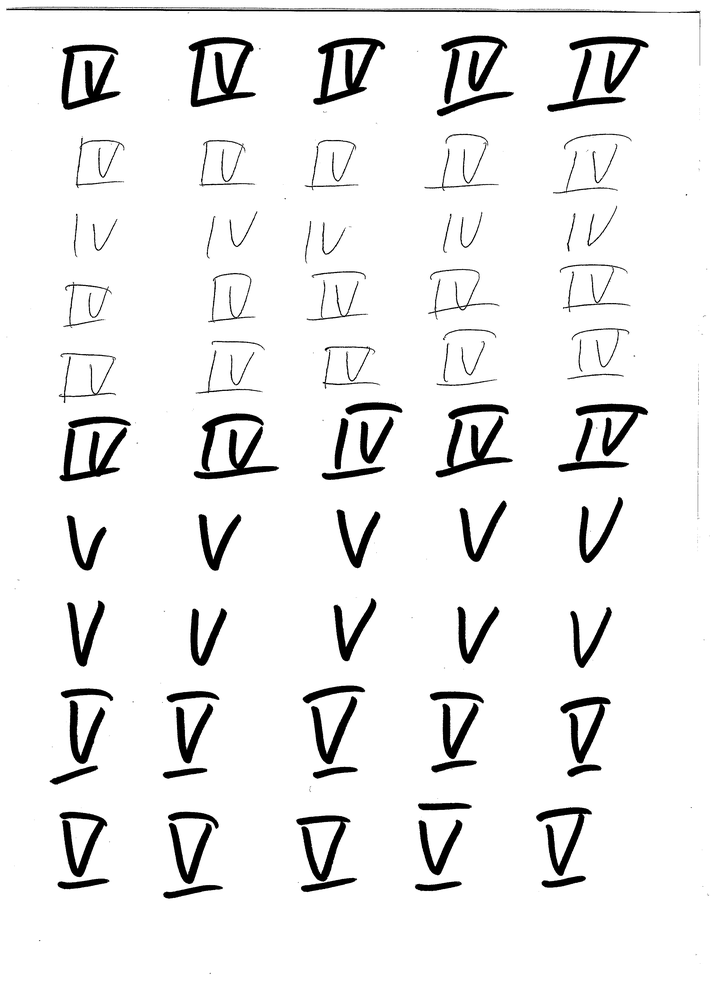
#> input picture dataset/original/Image (3).png, 716 x 985 px, shrunk from 2552 x 3510 before the run, found by its file name
$ python detect_numerals.py
#> lines starting #> are read from the running program, lines starting #| are printed output that depends on the picture; after the words box and inside, x2 and y2 are one past the last pixel; in counts of white or black regions, pixels touching at a corner belong together
import cv2
import numpy as np
from nms import non_max_suppression_fast
import random
import string

PATH = r'/home/alexandra/repos/roman_numerals_recognition/dataset/original/Image (3).png'
CLOSEST_THRESHOLD = 10
NMS_THRESHOLD = 0.4

# [9 lines left out: function findClosest, not called in this run]

def get_boxes(im):
    gray = cv2.cvtColor(im, cv2.COLOR_BGR2GRAY)
    #http://opencvexamples.blogspot.com/2013/10/applying-bilateral-filter.html
    gray = cv2.bilateralFilter(gray, 20, 75, 75)
    edged = cv2.Canny(gray, 10, 256)

    contours, hierarchy = cv2.findContours(edged, cv2.RETR_EXTERNAL, cv2.CHAIN_APPROX_NONE)

    bxs = []

    for cnt in contours:
        [x, y, w, h] = cv2.boundingRect(cnt)
        if h >= 28:
            bxs.append([x - 15, y - 15, x+ max(w, h) + 15, y+max(w, h) + 15])

    boxes = bxs

    # [22 lines of commented-out code are left out]

    return boxes

def save_imgs(boxes, im):
    img_copy = im.copy()
    for box in boxes:
        x_top, y_top, x_bottom, y_bottom = box
        roi = im[ y_top:y_bottom,x_top:x_bottom, :]
        name = ''.join(random.choices(string.ascii_uppercase + string.digits, k=6))
        cv2.imwrite('results/' + name + '.jpg', roi)
        cv2.rectangle(img_copy, (x_top - 1, y_top - 1), (x_bottom, y_bottom), (0, 0, 255), 1)

    cv2.imwrite('Original_' +''.join(random.choices(string.ascii_uppercase, k=3)) + '.jpg', img_copy)


img = cv2.imread(PATH)
#> img is the input picture: shape (985, 716, 3); min 0, max 255, mean 238.5
boxes = get_boxes(img)
#> in get_boxes, `edged = cv2.Canny(gray, 10, 256)`:
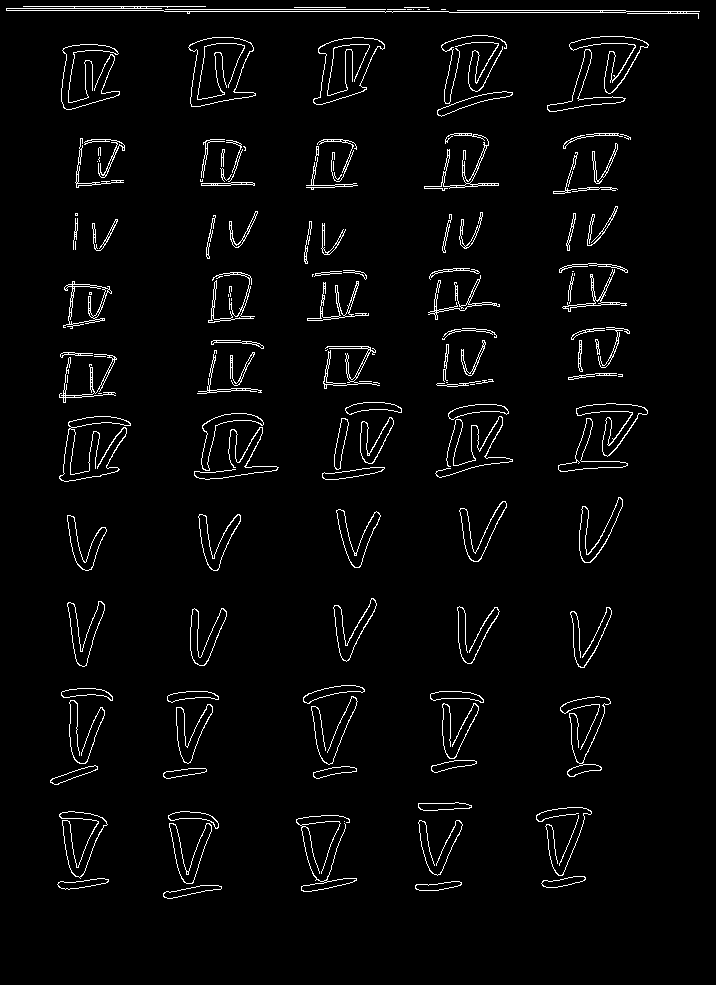
#> edged: shape (985, 716); 3.1% white in thin lines or dots, all inside (x1, y1, x2, y2) = (6, 6, 700, 899)
#> in get_boxes, `contours, hierarchy = cv2.findContours(edged, cv2.RETR_EXTERNAL, cv2.C..`: contours = 141 contours, 44 with area under 20; largest, box (x1, y1, x2, y2) and area: (188, 37, 256, 107) 3256, (313, 37, 385, 105) 2780, (63, 281, 112, 329) 1258, (569, 36, 649, 94) 1150, (59, 811, 108, 879) 1084
#> the loop in get_boxes, `for cnt in contours:` made 141 passes
#> (x, y, w, h) on passes 1 to 8: (163, 885, 59, 14), (415, 881, 47, 10), (57, 878, 52, 12), (541, 876, 45, 12), (169, 823, 43, 61), (344, 821, 1, 1), (418, 820, 45, 56), (559, 815, 20, 51)
#> after the loop in get_boxes, `for cnt in contours:`: bxs = 69 items, first 6: [154, 808, 245, 899], [403, 805, 489, 891], [544, 800, 625, 881], [281, 800, 388, 907], [44, 796, 142, 894], [521, 792, 620, 891]
#> in get_boxes, `boxes = bxs`: boxes has the same summary as bxs
#> boxes has the same summary as bxs in get_boxes
save_imgs(boxes, img)
#> the loop in save_imgs, `for box in boxes:` made 69 passes
#> pass 1, in save_imgs, `roi = im[ y_top:y_bottom,x_top:x_bottom, :]`:
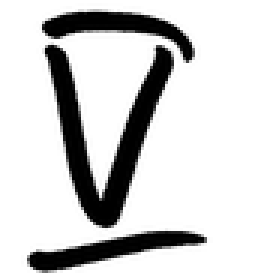
#> roi: shape (91, 91, 3) (shown 3 times larger); min 0, max 255, mean 208.8
#> pass 2, in save_imgs, `roi = im[ y_top:y_bottom,x_top:x_bottom, :]`:
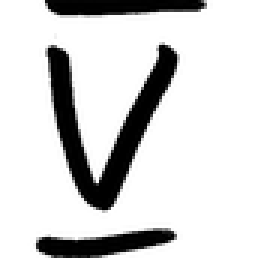
#> roi: shape (86, 86, 3) (shown 3 times larger); min 0, max 255, mean 211.1
#> pass 3, in save_imgs, `roi = im[ y_top:y_bottom,x_top:x_bottom, :]`:
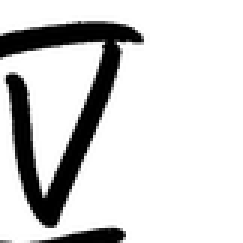
#> roi: shape (81, 81, 3) (shown 3 times larger); min 0, max 255, mean 211.6
#> after the loop in save_imgs, `for box in boxes:`:
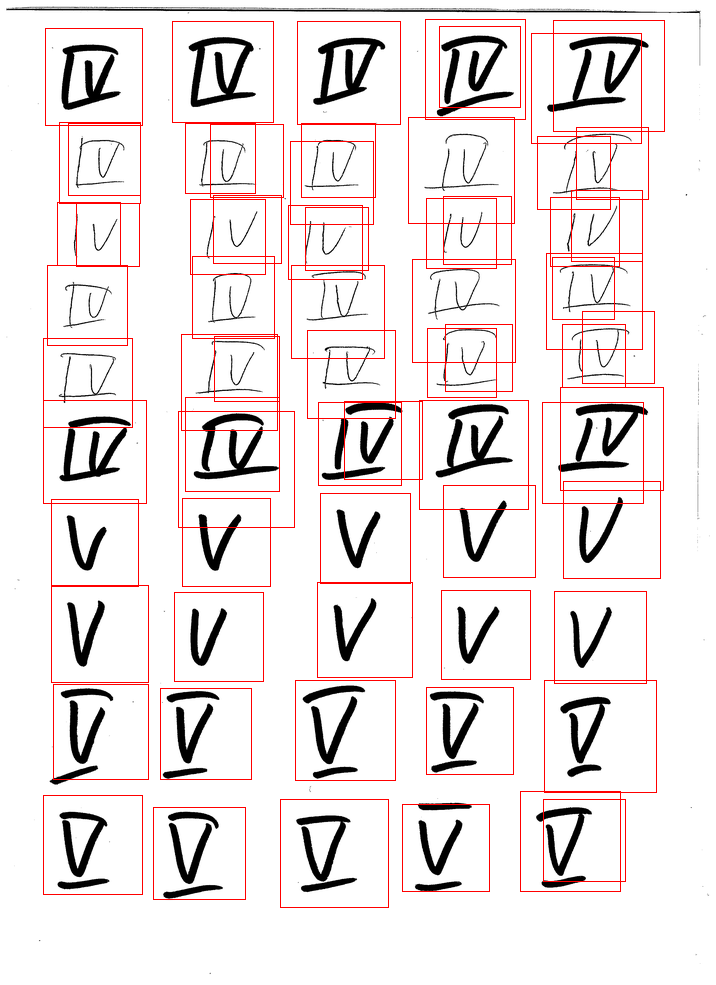
#> img_copy: shape (985, 716, 3); 3.32% of pixels changed, all inside (x1, y1, x2, y2) = (43, 19, 665, 908)

$ run again, with dataset/original/Image (2).png copied over dataset/original/Image (3).png
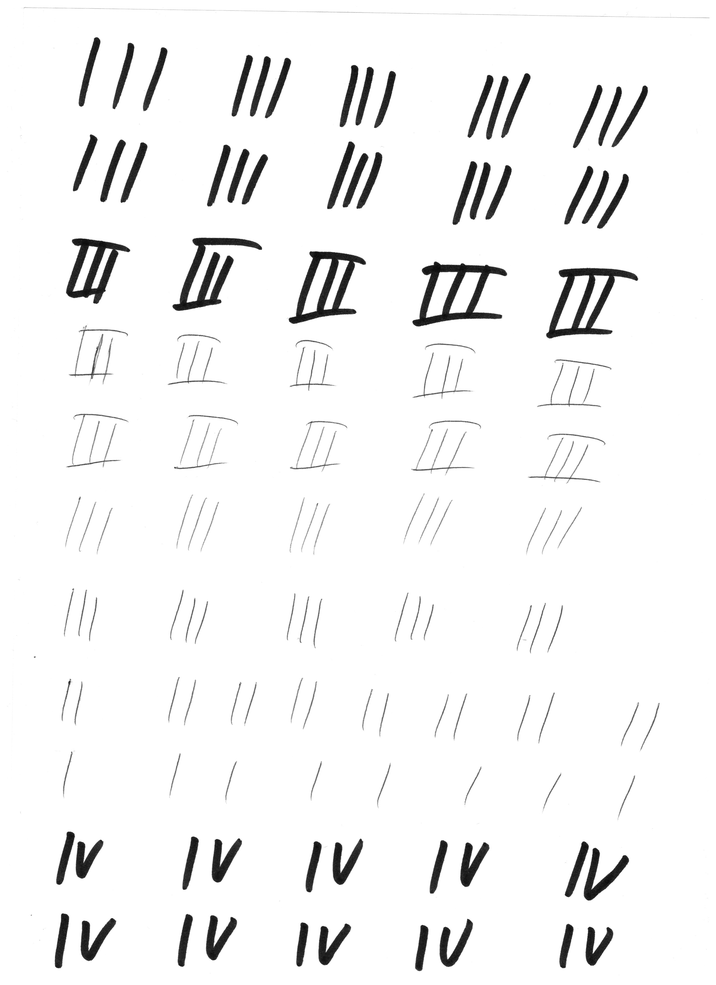
#> input picture dataset/original/Image (2).png, 716 x 985 px, shrunk from 2552 x 3510 before the run, found by its file name
#> img is the input picture: shape (985, 716, 3); min 5, max 255, mean 243.6
#> in get_boxes, `edged = cv2.Canny(gray, 10, 256)`:
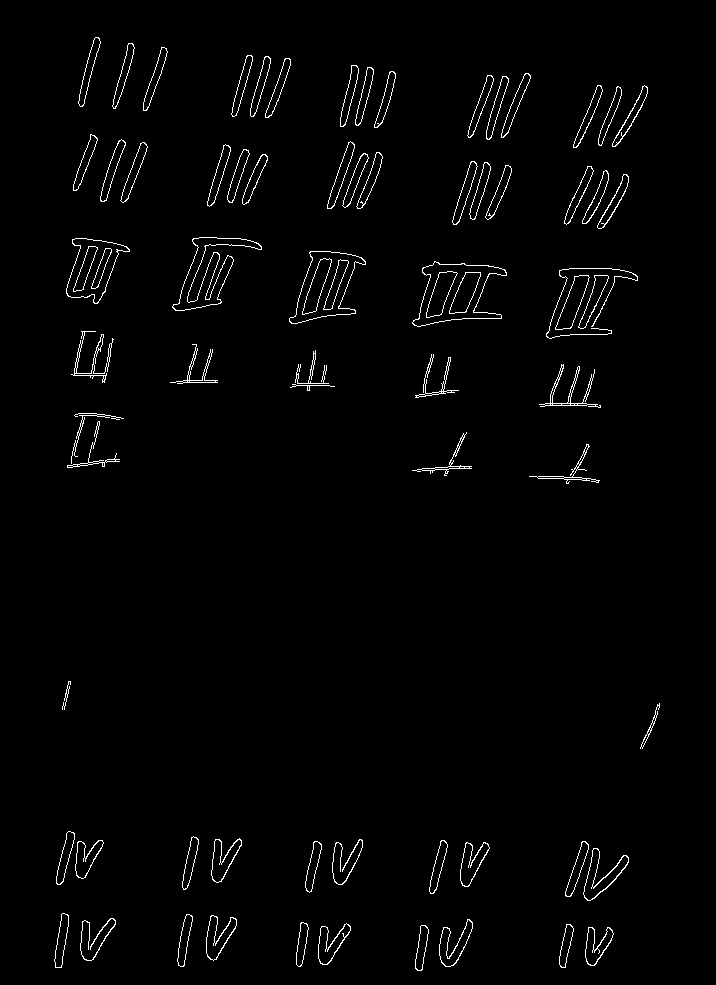
#> edged: shape (985, 716); 1.7% white in thin lines or dots, all inside (x1, y1, x2, y2) = (54, 37, 660, 971)
#> contours = 69 contours, 1 with area under 20; largest, box (x1, y1, x2, y2) and area: (412, 261, 507, 327) 3546, (289, 251, 366, 324) 3070, (66, 238, 130, 304) 2311, (172, 237, 262, 311) 1958, (583, 848, 629, 901) 828
#> the loop in get_boxes, `for cnt in contours:` made 69 passes
#> (x, y, w, h) on passes 1 to 8: (585, 927, 29, 39), (415, 925, 14, 46), (559, 924, 15, 44), (318, 923, 33, 42), (296, 922, 13, 45), (439, 919, 34, 48), (80, 918, 36, 43), (206, 915, 31, 46)
#> after the loop in get_boxes, `for cnt in contours:`: bxs = 68 items, first 6: [570, 912, 639, 981], [400, 910, 476, 986], [544, 909, 618, 983], [303, 908, 375, 980], [281, 907, 356, 982], [424, 904, 502, 982]
#> in get_boxes, `boxes = bxs`: boxes has the same summary as bxs
#> `boxes = get_boxes(img)`: boxes has the same summary as bxs in get_boxes
#> the loop in save_imgs, `for box in boxes:` made 68 passes
#> after the loop in save_imgs, `for box in boxes:`:
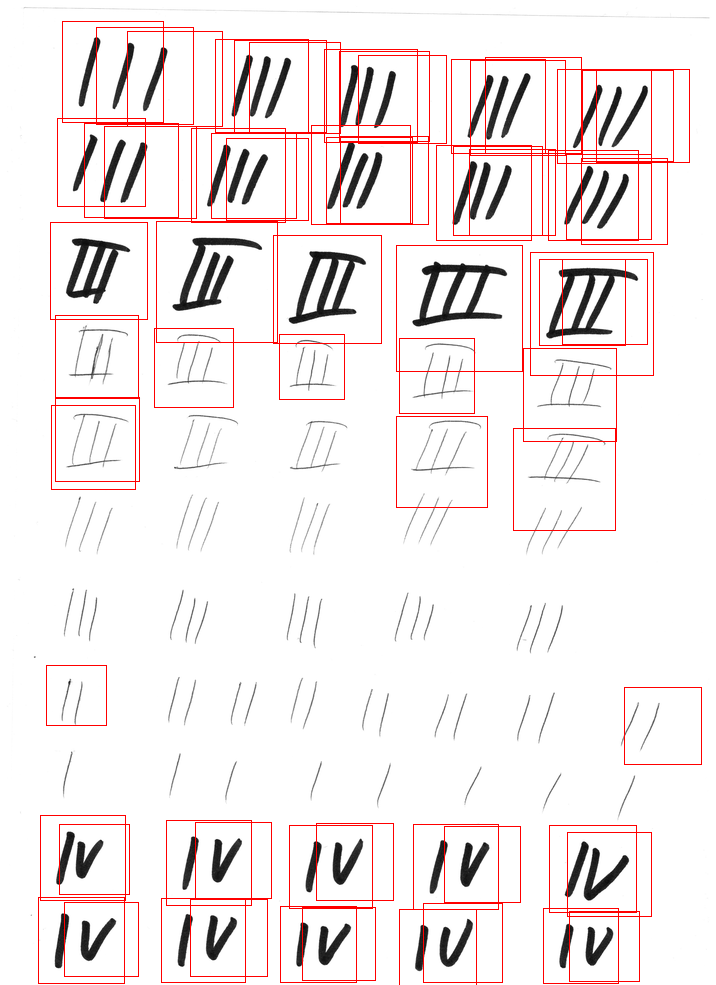
#> img_copy: shape (985, 716, 3); 3.25% of pixels changed, all inside (x1, y1, x2, y2) = (38, 21, 702, 985)

$ run again, with dataset/original/Image (4).png copied over dataset/original/Image (3).png
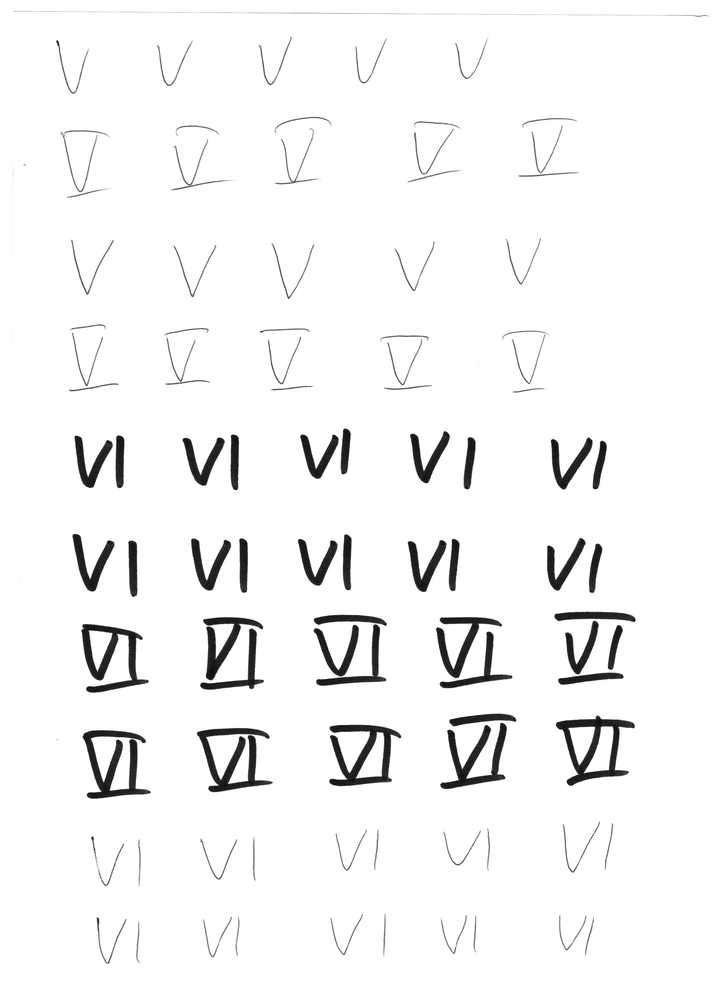
#> input picture dataset/original/Image (4).png, 716 x 985 px, shrunk from 2552 x 3510 before the run, found by its file name
#> img is the input picture: shape (985, 716, 3); min 8, max 255, mean 244.5
#> in get_boxes, `edged = cv2.Canny(gray, 10, 256)`:
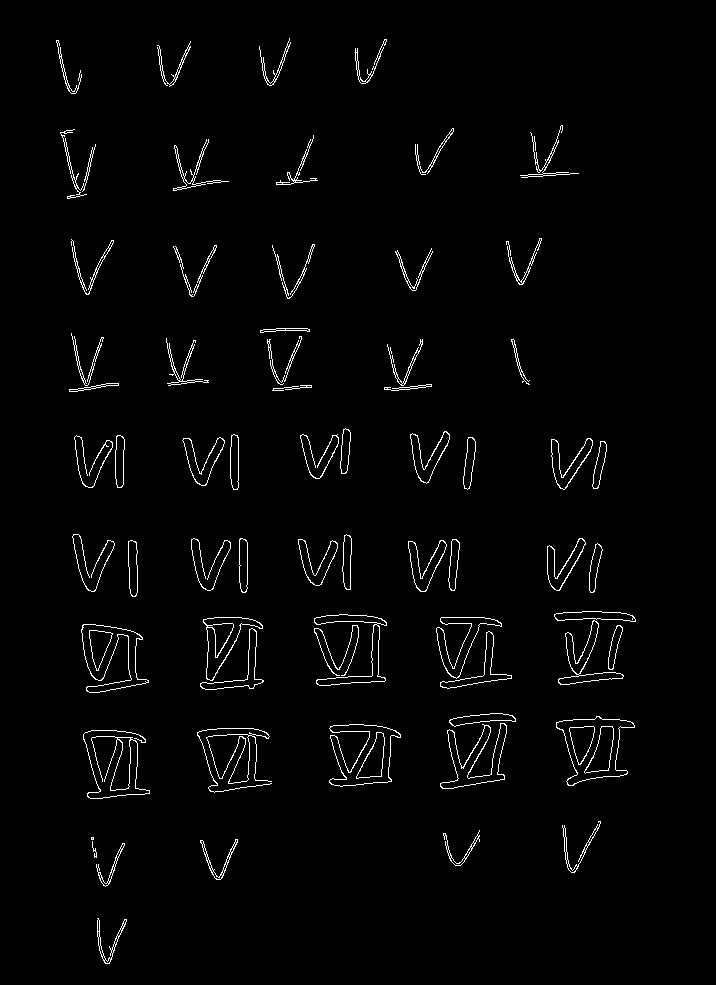
#> edged: shape (985, 716); 2% white in thin lines or dots, all inside (x1, y1, x2, y2) = (56, 38, 636, 964)
#> contours = 66 contours, 5 with area under 20; largest, box (x1, y1, x2, y2) and area: (556, 716, 635, 786) 3150, (329, 724, 401, 787) 2438, (81, 624, 149, 693) 2236, (203, 617, 263, 681) 1542, (440, 723, 507, 789) 1500
#> the loop in get_boxes, `for cnt in contours:` made 66 passes
#> (x, y, w, h) on passes 1 to 8: (97, 918, 30, 46), (96, 843, 29, 44), (92, 841, 5, 17), (200, 839, 38, 41), (91, 837, 3, 3), (443, 830, 37, 36), (562, 821, 39, 52), (83, 730, 67, 69)
#> after the loop in get_boxes, `for cnt in contours:`: bxs = 58 items, first 6: [82, 903, 158, 979], [81, 828, 155, 902], [185, 824, 256, 895], [428, 815, 495, 882], [547, 806, 629, 888], [68, 715, 167, 814]
#> in get_boxes, `boxes = bxs`: boxes has the same summary as bxs
#> `boxes = get_boxes(img)`: boxes has the same summary as bxs in get_boxes
#> the loop in save_imgs, `for box in boxes:` made 58 passes
#> after the loop in save_imgs, `for box in boxes:`:
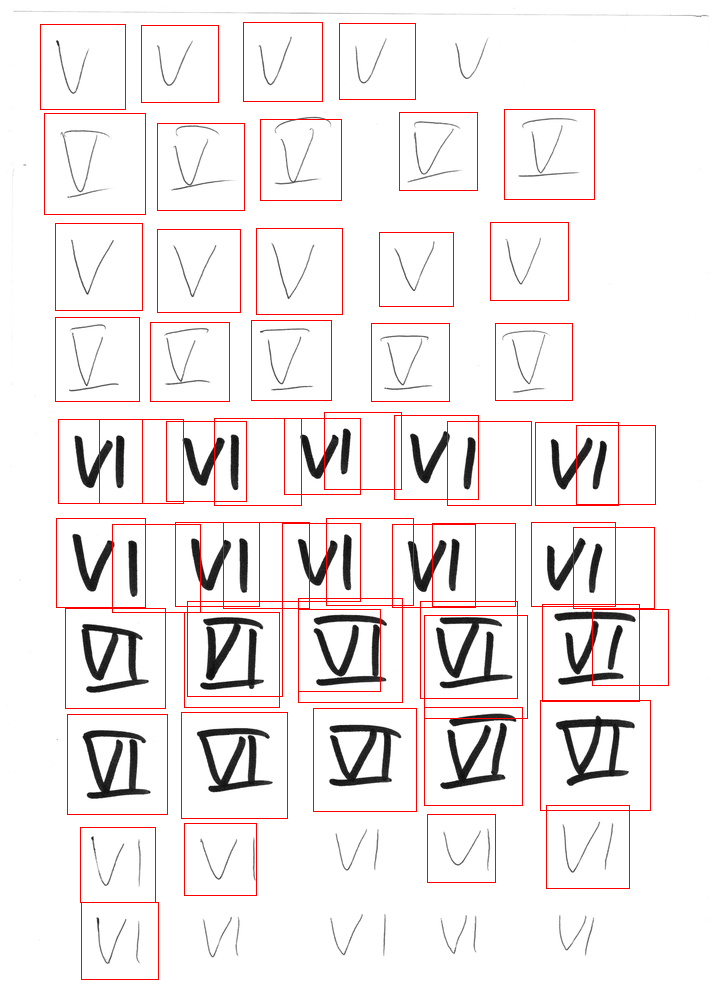
#> img_copy: shape (985, 716, 3); 2.76% of pixels changed, all inside (x1, y1, x2, y2) = (40, 22, 669, 980)
